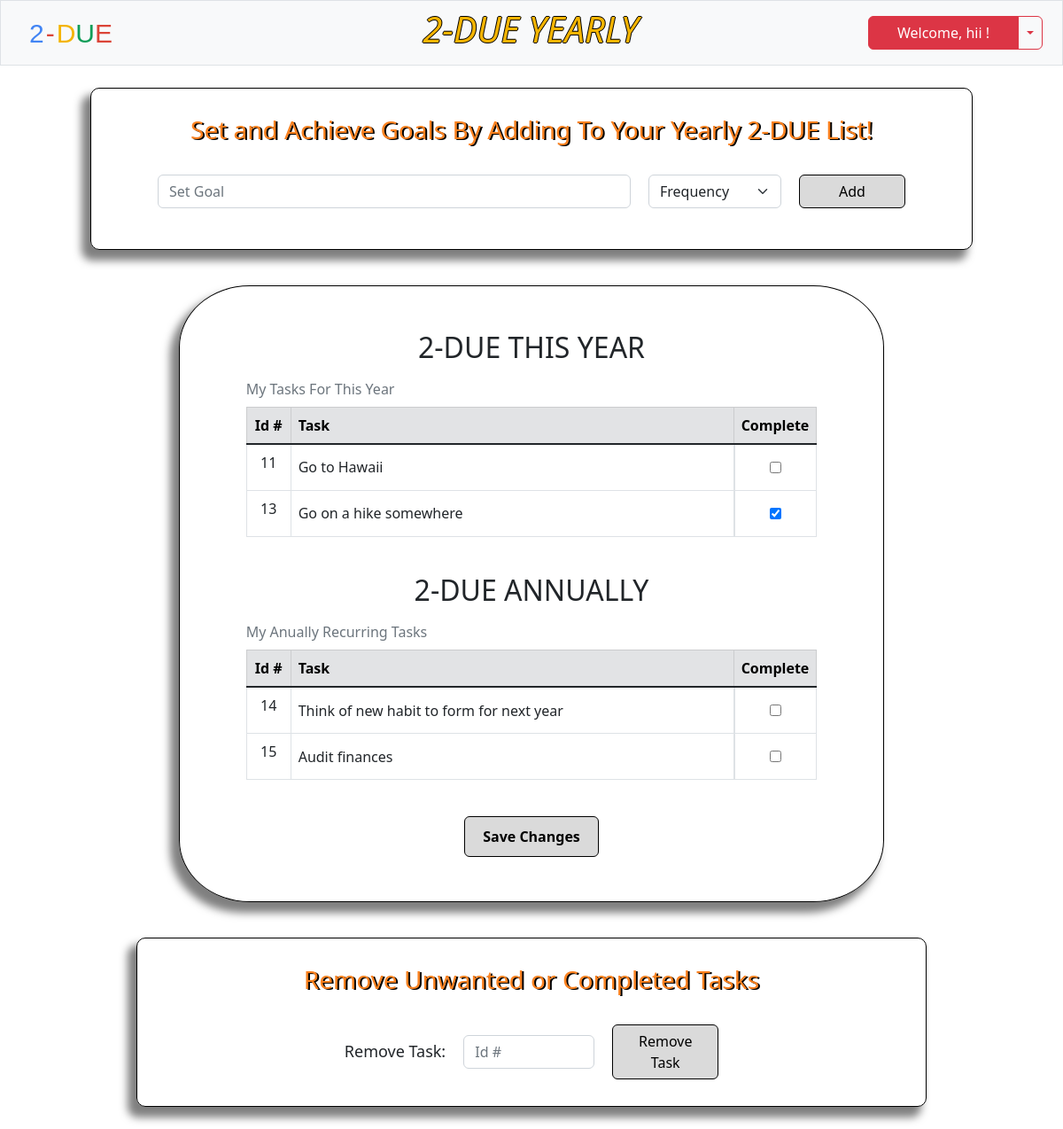
The page /yearly (signed in) on the database as committed earlier.
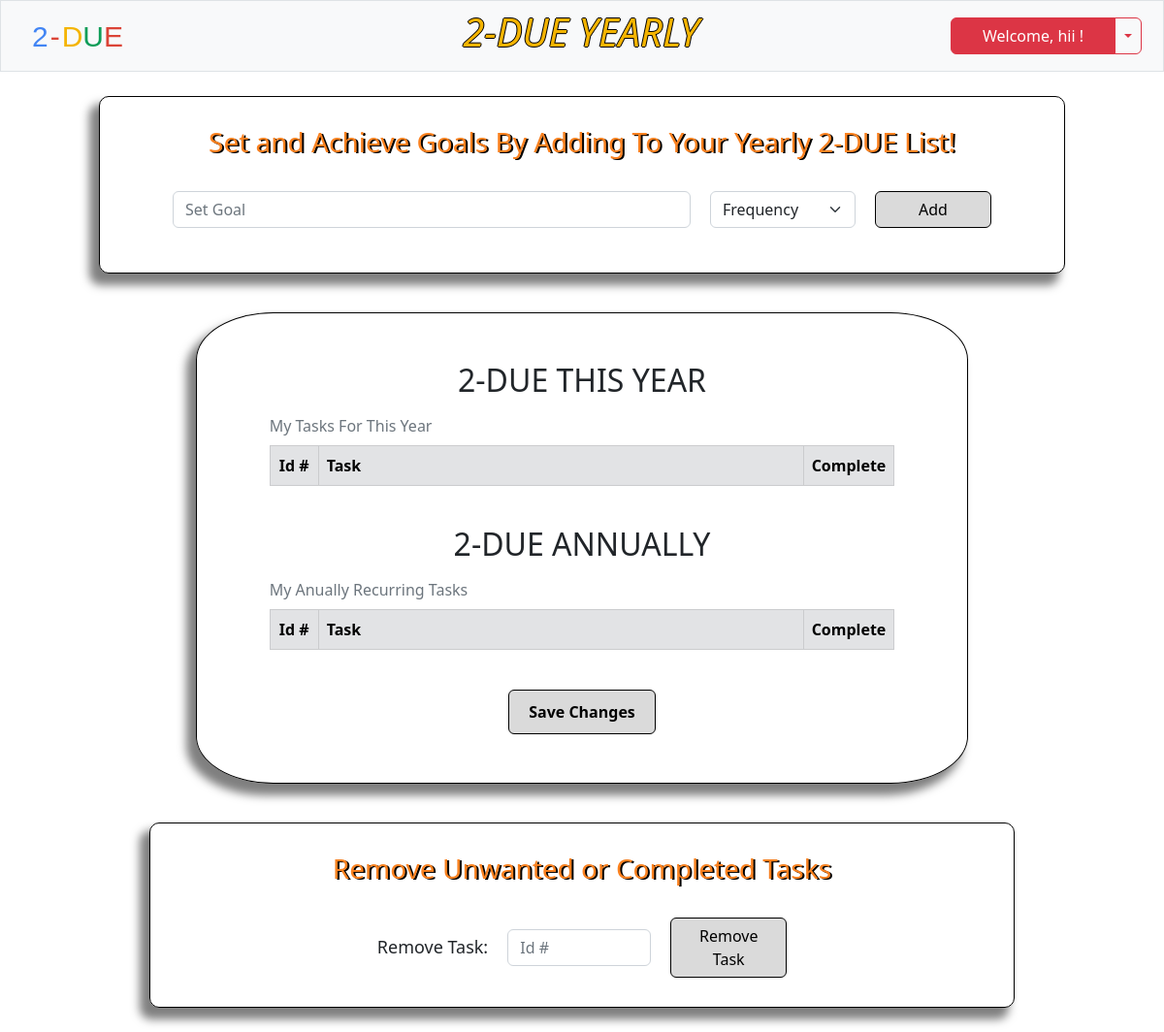
The same page on the database as committed later.
### tables this page shows
CREATE TABLE users (id INTEGER PRIMARY KEY AUTOINCREMENT NOT NULL, username TEXT NOT NULL, hash TEXT NOT NULL, security_code INTEGER NOT NULL);

CREATE TABLE todo (id INTEGER NOT NULL, task_id INTEGER PRIMARY KEY AUTOINCREMENT NOT NULL, task TEXT NOT NULL, frequency TEXT NOT NULL, completeness TEXT NOT NULL, day INTEGER, month INTEGER, year INTEGER);

### app.py (the view, shortened to what this page needs)
@app.route('/yearly', methods=['GET', 'POST'])
def yearly():
    if request.method == "GET":
        id = session['user_id']
        username = db.execute("SELECT username FROM users WHERE id = ?", id)[0]['username']
        year = db.execute("SELECT * FROM todo WHERE id = (?) AND frequency = (?)", session['user_id'], 'year')
        annual = db.execute("SELECT * FROM todo WHERE id = (?) AND frequency = (?)", session['user_id'], 'annual')
        return render_template('yearly.html', username=username, year=year, annual=annual)

### app.py (called while the page is built)
@app.after_request
def after_request(response):
    response.headers['Cache-Control'] = 'no-cache, no store, must-revalidate'
    response.headers['Expires'] = 0
    response.headers['Pragma'] = 'no-cache'
    return response

### templates/yearly.html (shortened to what this page needs)
{% extends 'layout.html' %}
{% block nav %}
    <a class="navbar-brand" href="/yearly"><span class="blue">2</span><span class="red dash">-</span><span class="yellow">D</span><span class="green">U</span><span class="red">E</span></a>
    <h2 class="weather-header"><em>2-DUE YEARLY</em></h2>
    <div class="login btn-group">
        <button type="button" class="btn btn-danger" id="menu-btn">Welcome, {{ username }} !</button>
        <button type="button" class="btn btn-outline-danger dropdown-toggle dropdown-toggle-split" data-bs-toggle="dropdown" aria-expanded="false">
        </button>
    </div>
{% endblock %}
{% block main %}
    <form action="/yearly" class="daily" method="post">
        <div class="daily-header">
            <h3>Set and Achieve Goals By Adding To Your Yearly 2-DUE List!</h3>
        </div>
        <div class="mb-3 goals">
            <input autocomplete="off" class="form-control mx-auto w-auto" id="daily" name="annually" placeholder="Set Goal" size="50" required>
            <select class="form-select select" name="goal-type" id="goal-type">
                <option value="select" selected disabled>Frequency</option>
            </select>
            <button class="btn btn-primary" id="daily-submit" name="yearly-submit" type="submit">Add</button>
        </div>
    </form>
    <form action="/yearly" class="save-today" method="post">
        <div class="daily-table">
            <h2 style="text-align: center; margin-top: 25px;">2-DUE THIS YEAR</h2>
                <table class="table table-hover table-bordered">
                    <caption>My Tasks For This Year</caption>
                    <thead>
                        <tr class="table-secondary">
                            <th class="text-center task-id">Id #</th>
                            <th class="text-start task-head">Task</th>
                            <th class="text-start">Complete</th>
                        </tr>
                    </thead>
                    <tbody class="table-group-divider">
                    {% if year %}
                    {% for row in year %}
                    <tr>
                        <td class="text-center">{{ row.task_id }}</td>
                        <td class="text-start task">{{ row.task }}</td>
                        {% if row.completeness == 'incomplete' %}
                        <td class="center-td"><input type='checkbox' id='incomplete' value="{{ row.task_id }}" name="checkbox"></td>
                        {% else %}
                        <td class="center-td" id="complete"><input type="checkbox" value="{{ row.task_id }}" name="checkbox" checked></td>
                        {% endif %}
                    </tr>
                    {% endfor %}
                    {% endif %}
                    </tbody>
                </table>
        </div>
        <div class="daily-table">
            <h2 style="text-align: center;">2-DUE ANNUALLY</h2>
            <table class="table table-hover table-bordered">
                <caption>My Anually Recurring Tasks</caption>
                <thead>
                    <tr class="table-secondary">
                        <th class="text-center task-id">Id #</th>
                        <th class="text-start task-head">Task</th>
                        <th class="text-start">Complete</th>
                    </tr>
                </thead>
                <tbody class="table-group-divider">
                {% if annual %}
                {% for row in annual %}
                <tr>
                    <td class="text-center">{{ row.task_id }}</td>
                    <td class="text-start task">{{ row.task }}</td>
                    {% if row.completeness == 'incomplete' %}
                    <td class="center-td"><input type='checkbox' id='incomplete' value="{{ row.task_id }}" name="checkbox"></td>
                    {% else %}
                    <td class="center-td" id="complete"><input type="checkbox" id="complete" value="{{ row.task_id }}" name="checkbox" checked></td>
                    {% endif %}
                </tr>
                {% endfor %}
                {% endif %}
                </tbody>
            </table>
        </div>
        <button type="submit" class="btn btn-primary" id="save-daily" name="save-daily">Save Changes</button>
    </form>
    <form action="/yearly" class="daily" method="post">
        <div class="daily-header">
            <h3>Remove Unwanted or Completed Tasks</h3>
        </div>
        <div class="remove">
            <label for="remove">Remove Task: </label>
            <input type="number" class="form-control w-auto" autocomplete='off' placeholder='Id #' name="remove" id="remove" required>
            <button class="btn btn-primary" id='remove-submit' name="remove-submit" type="submit">Remove Task</button>
        </div>
    </form>
{% endblock %}

### templates/layout.html (shortened to what this page needs)
<!DOCTYPE html>
<html lang="en">
    <head>
        <link href="https://cdn.jsdelivr.net/npm/bootstrap@5.2.2/dist/css/bootstrap.min.css" rel="stylesheet">
        <link rel="stylesheet" href="/static/layout.css">
    </head>
    <body>
        <div class="main">
            <nav class="bg-light border navbar navbar-expand-md navbar-light">
                <div class="container-fluid">
                    {% block nav %}{% endblock %}
                </div>
            </nav>
            <div class="body">
            {% block main %}{% endblock %}
            </div>
        </div>
    </body>
</html>

### static/layout.css (style rules this page uses)
.main { display: flex; flex-flow: column; }
.navbar { min-height: 55px; }
.navbar-brand { margin-left: 20px; }
span { font-size: 30px; font-family: 'Product Sans', sans-serif; }
.blue { color: #4285F4; }
.red { color: #DB4437; }
.dash { padding-left: 2px; padding-right: 2px; }
.yellow { color: #F4B400; }
.green { color: #0F9D58; }
.body { display: flex; flex-flow: column; align-items: center; }
.container-fluid { min-width: 763px; }
.login { margin-right: 10px; }
.btn-primary { width: 120px; color: black; background-color: #dadada; border: 1px solid black; position: relative; }
.weather-header { color: #F4B400; text-shadow: 1px 0 0 #000, 0 -1px 0 #000, 0 1px 0 #000, -1px 0 0 #000; font-size: 40px; margin-left: 75px; }
#menu-btn { width: 170px; font-size: 16px; }
.daily { border: 1px solid black; border-radius: 10px; padding: 30px 75px; margin: 25px 0px; box-shadow: -8px 10px 10px 2px rgba(0, 0, 0, 0.5); display: flex; flex-direction: column; }
.goals { display: flex; gap: 20px; }
.select { width: 150px; }
.daily-header { text-align: center; color:rgb(250, 129, 31); text-shadow: 2px 1px #000; margin-bottom: 25px; min-width: 740px; }
.task-head { min-width: 500px; max-width: 750px; max-height: 52px; }
caption { caption-side: top; }
.daily-table { margin-bottom: 25px; }
#save-daily { min-width: fit-content; padding: 10px 20px; font-weight: bold; margin-bottom: 25px; }
.save-today { display: flex; flex-direction: column; align-items: center; border: 1px solid black; border-radius: 10%; margin: 15px 0px; padding: 25px 75px; min-width: 795px; box-shadow: -8px 10px 10px 2px rgba(0, 0, 0, 0.5); }
.task-id { min-width: 50px; }
.remove { display: flex; align-items: center; justify-content: center; gap: 20px; }
.remove > label { font-size: 18px; }
#remove { width: clamp(8ch, 20%, 25ch) !important; }

Rows that differ between the two databases and show on the page:
removed todo: task_id "11", task "Go to Hawaii", shown under "My Tasks For This Year"
removed todo: task_id "13", task "Go on a hike somewhere", shown under "My Tasks For This Year"
removed todo: task_id "14", task "Think of new habit to form for next year", shown under "My Anually Recurring Tasks"
removed todo: task_id "15", task "Audit finances", shown under "My Anually Recurring Tasks"
